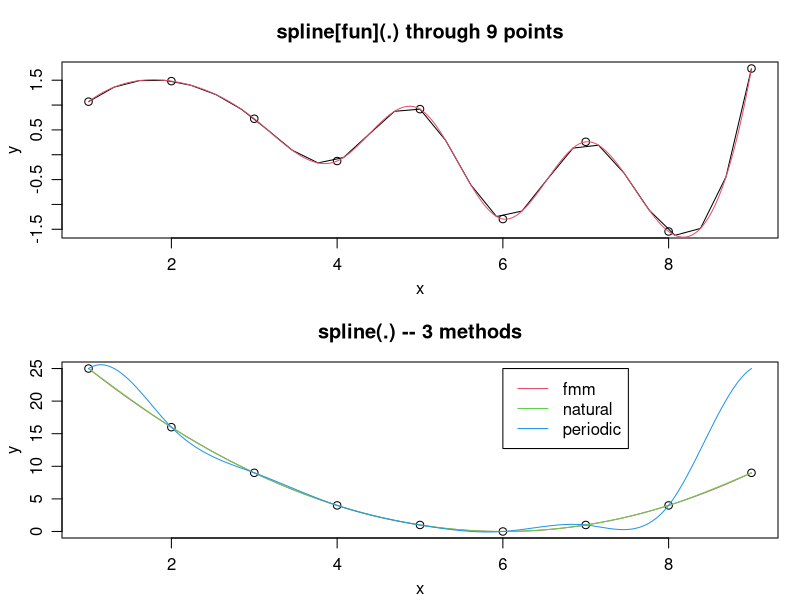
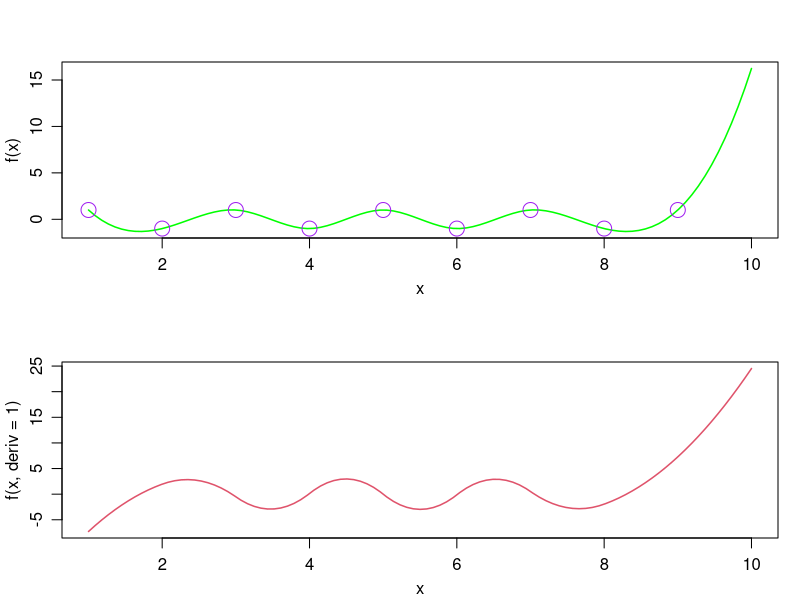
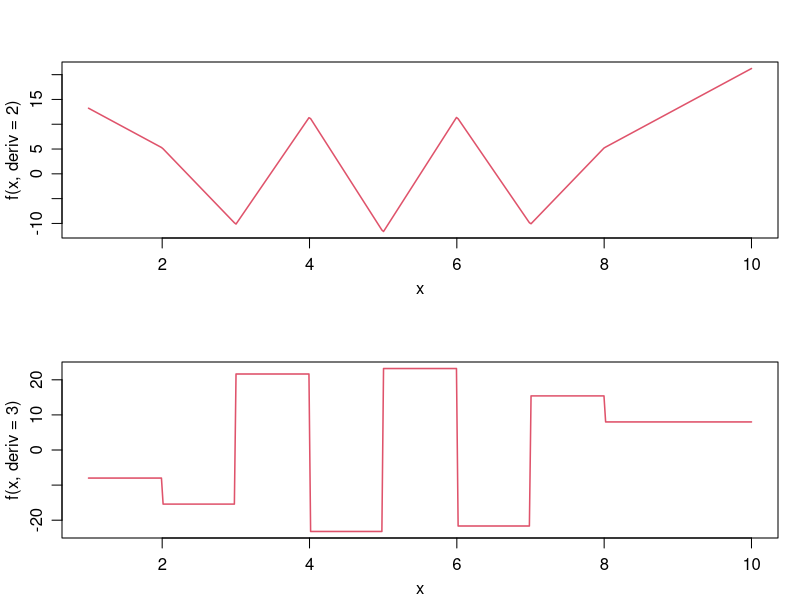
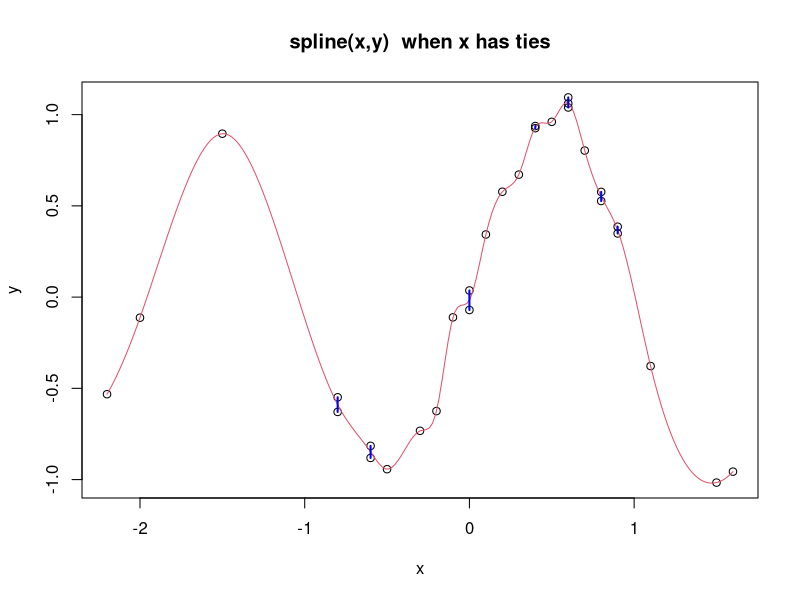
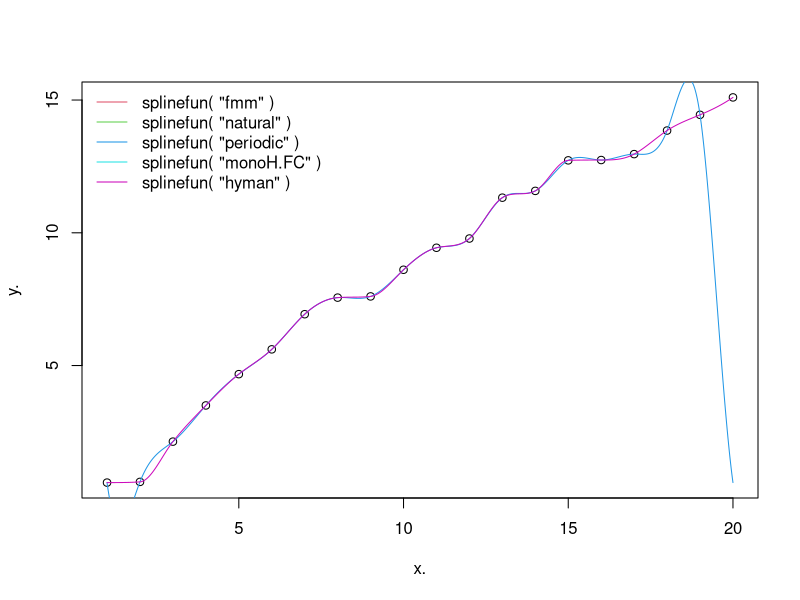
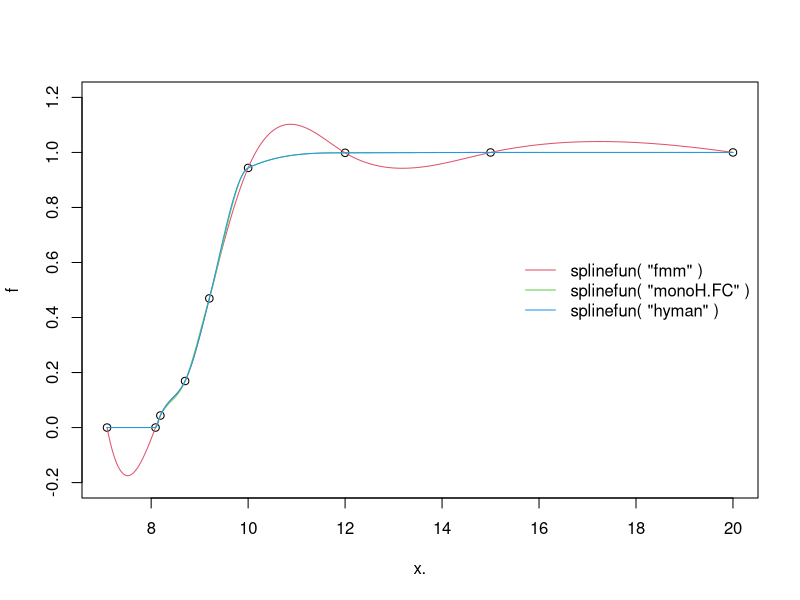
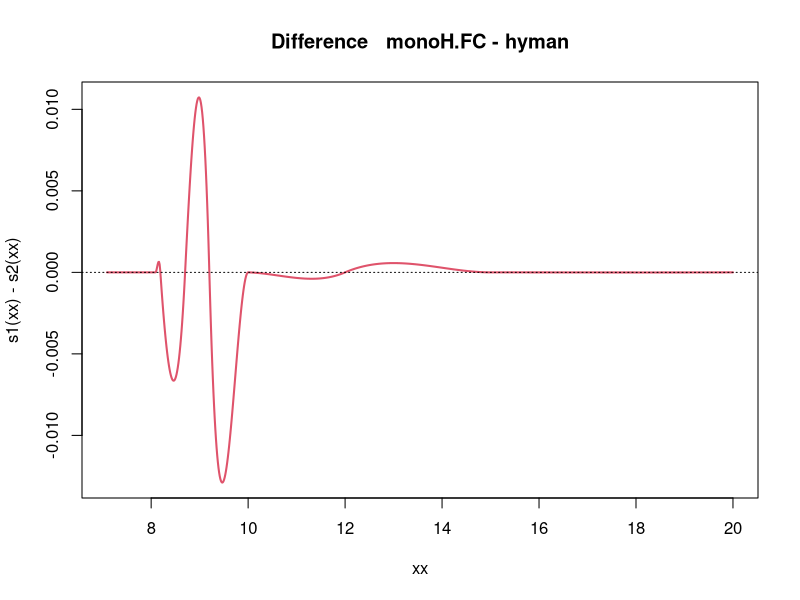
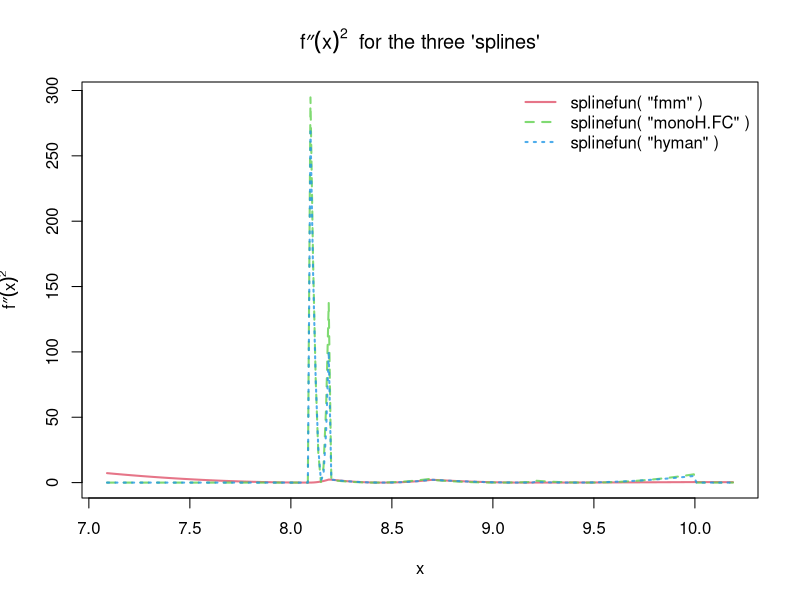

The R script that drew these images, in order:
require(graphics)

op <- par(mfrow = c(2,1), mgp = c(2,.8,0), mar = 0.1+c(3,3,3,1))
n <- 9
x <- 1:n
y <- rnorm(n)
plot(x, y, main = paste("spline[fun](.) through", n, "points"))
lines(spline(x, y))
lines(spline(x, y, n = 201), col = 2)
#peaks and troughs possible to be out of original points

y <- (x-6)^2
plot(x, y, main = "spline(.) -- 3 methods")
lines(spline(x, y, n = 201), col = 2)
lines(spline(x, y, n = 201, method = "natural"), col = 3)
lines(spline(x, y, n = 201, method = "periodic"), col = 4)
legend(6, 25, c("fmm","natural","periodic"), col = 2:4, lty = 1)
#periodic strange

y <- sin((x-0.5)*pi)
f <- splinefun(x, y)
ls(envir = environment(f))
splinecoef <- get("z", envir = environment(f))
curve(f(x), 1, 10, col = "green", lwd = 1.5)
points(splinecoef, col = "purple", cex = 2)
curve(f(x, deriv = 1), 1, 10, col = 2, lwd = 1.5)
curve(f(x, deriv = 2), 1, 10, col = 2, lwd = 1.5, n = 401)
curve(f(x, deriv = 3), 1, 10, col = 2, lwd = 1.5, n = 401)
par(op)

## Manual spline evaluation --- demo the coefficients :
.x <- splinecoef$x
u <- seq(3, 6, by = 0.25)
(ii <- findInterval(u, .x))
dx <- u - .x[ii]
f.u <- with(splinecoef,
            y[ii] + dx*(b[ii] + dx*(c[ii] + dx* d[ii])))
stopifnot(all.equal(f(u), f.u))

## An example with ties (non-unique  x values):
set.seed(1); x <- round(rnorm(30), 1); y <- sin(pi * x) + rnorm(30)/10
plot(x, y, main = "spline(x,y)  when x has ties")
lines(spline(x, y, n = 201), col = 2)
## visualizes the non-unique ones:
tx <- table(x); mx <- as.numeric(names(tx[tx > 1]))
ry <- matrix(unlist(tapply(y, match(x, mx), range, simplify = FALSE)),
             ncol = 2, byrow = TRUE)
segments(mx, ry[, 1], mx, ry[, 2], col = "blue", lwd = 2)

## An example of monotone interpolation
n <- 20
set.seed(11)
x. <- seq(1,n,1) ; y. <- cumsum(abs(rnorm(n)))
plot(x., y.)
#curve(splinefun(x., y.)(x), add = TRUE, col = 2, n = 1001)
#curve(splinefun(x., y., method = "natural")(x), add = TRUE, col = 3, n = 1001)
curve(splinefun(x., y., method = "periodic")(x), add = TRUE, col = 4, n = 1001)
#curve(splinefun(x., y., method = "monoH.FC")(x), add = TRUE, col = 5, n = 1001)
curve(splinefun(x., y., method = "hyman")   (x), add = TRUE, col = 6, n = 1001)
legend("topleft",
       paste0("splinefun( \"", c("fmm", "natural", "periodic", "monoH.FC", "hyman"), "\" )"),
       col = 2:6, lty = 1, bty = "n")

## and one from Fritsch and Carlson (1980), Dougherty et al (1989)
x. <- c(7.09, 8.09, 8.19, 8.7, 9.2, 10, 12, 15, 20)
f <- c(0, 2.76429e-5, 4.37498e-2, 0.169183, 0.469428, 0.943740,
       0.998636, 0.999919, 0.999994)
s0 <- splinefun(x., f)
s1 <- splinefun(x., f, method = "monoH.FC")
s2 <- splinefun(x., f, method = "hyman")
plot(x., f, ylim = c(-0.2, 1.2))
curve(s0(x), add = TRUE, col = 2, n = 1001) -> m0
curve(s1(x), add = TRUE, col = 3, n = 1001)
curve(s2(x), add = TRUE, col = 4, n = 1001)
legend("right",
       paste0("splinefun( \"", c("fmm", "monoH.FC", "hyman"), "\" )"),
       col = 2:4, lty = 1, bty = "n")

## they seem identical, but are not quite:
xx <- m0$x
plot(xx, s1(xx) - s2(xx), type = "l",  col = 2, lwd = 2,
     main = "Difference   monoH.FC - hyman"); abline(h = 0, lty = 3)

x <- xx[xx < 10.2] ## full range: x <- xx .. does not show enough
ccol <- adjustcolor(2:4, 0.8)
matplot(x, cbind(s0(x, deriv = 2), s1(x, deriv = 2), s2(x, deriv = 2))^2,
        lwd = 2, col = ccol, type = "l", ylab = quote({{f*second}(x)}^2),
        main = expression({{f*second}(x)}^2 ~" for the three 'splines'"))
legend("topright",
       paste0("splinefun( \"", c("fmm", "monoH.FC", "hyman"), "\" )"),
       lwd = 2, col  =  ccol, lty = 1:3, bty = "n")
## --> "hyman" has slightly smaller  Integral f''(x)^2 dx  than "FC",
## here, and both are 'much worse' than the regular fmm spline.












